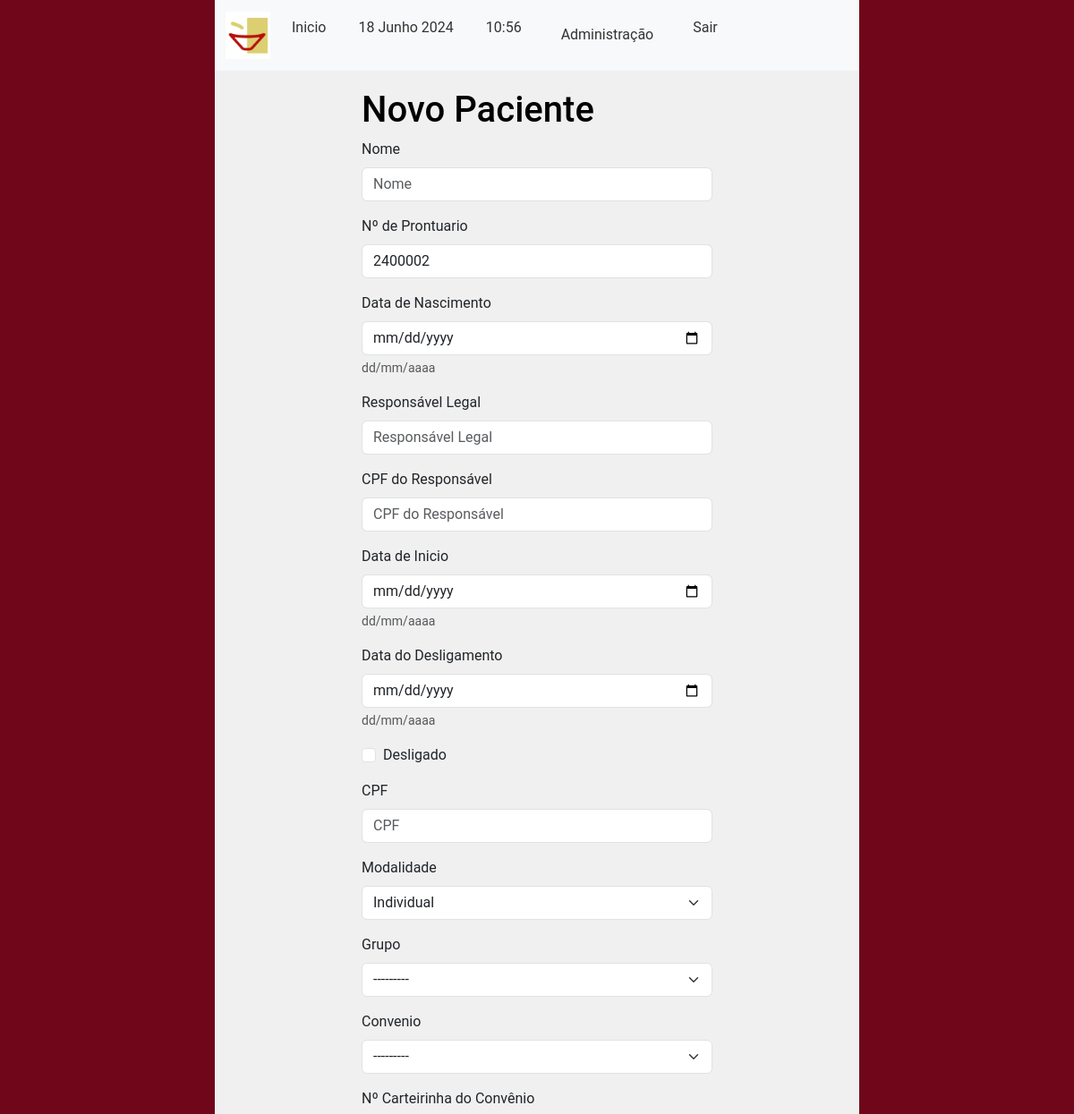
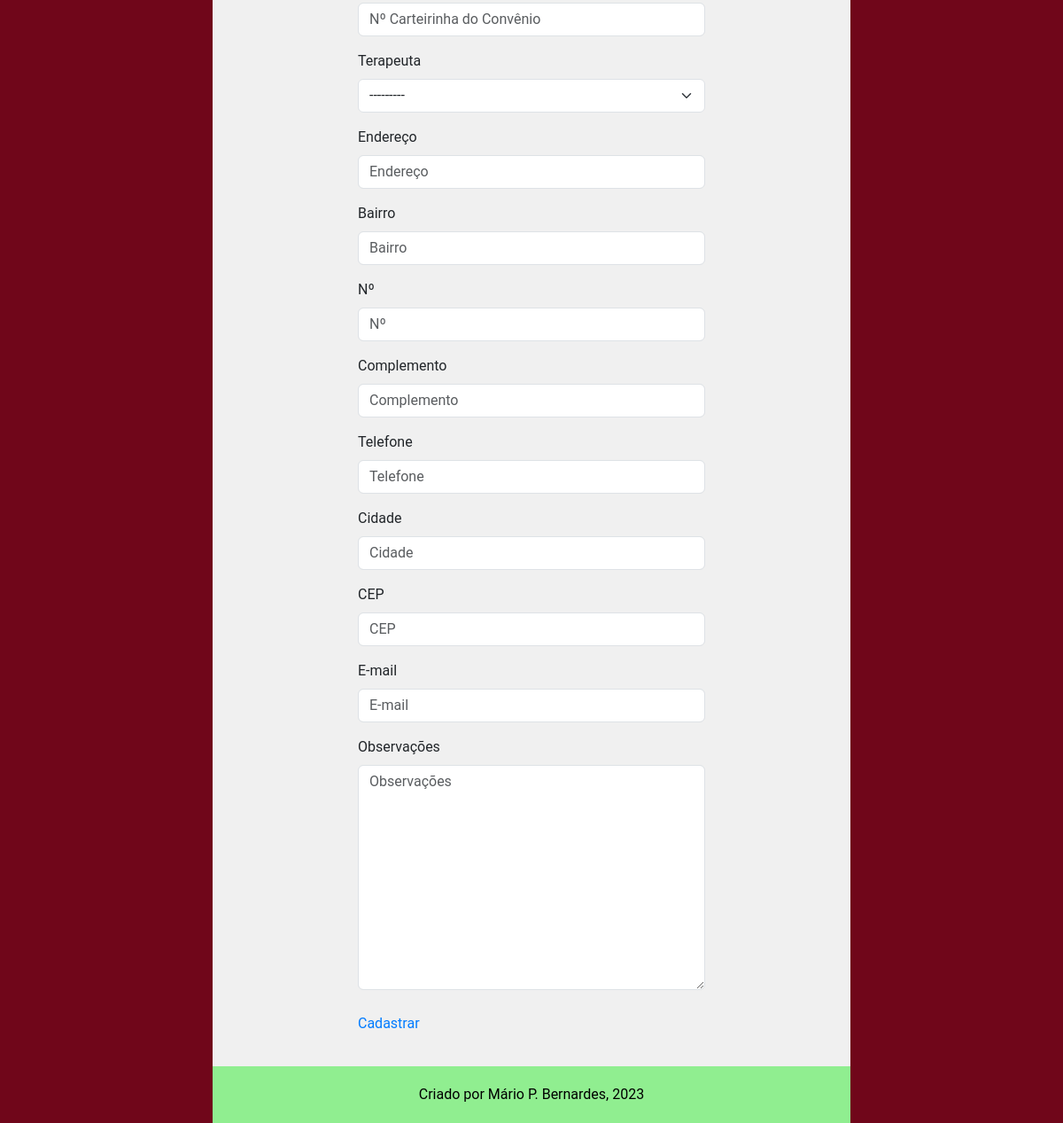
The app's page /main/novo/ (signed in) with its own data (2 pictures, top to bottom).
### main/models.py (models this page shows, shortened)
class ConveniosAceitos(models.Model):
    nome = models.CharField(verbose_name='Convênio', max_length=50, validators=[MinLengthValidator(limit_value=3)])
    cnpj_numero = models.CharField(verbose_name='CNPJ', max_length=14, blank=False, null=True,
                                   validators=[validate_numbers, MinLengthValidator(limit_value=14)])
    endereco_rua = models.CharField(verbose_name='Endereço', max_length=100, blank=False, null=True,
                                    validators=[MinLengthValidator(limit_value=10)])
    endereco_bairro = models.CharField(verbose_name='Bairro', max_length=50, blank=False, null=True,
                                       validators=[MinLengthValidator(limit_value=3)])
    endereco_numero = models.CharField(verbose_name='Número', max_length=7, blank=False, null=True,
                                       validators=[validate_numbers])
    endereco_complemento = models.CharField(verbose_name='Complemento', max_length=100, blank=False, null=True,
                                            validators=[MinLengthValidator(limit_value=4)])
    cidade = models.CharField(verbose_name='Cidade', max_length=20, blank=False, null=True,
                              validators=[validate_letters, MinLengthValidator(limit_value=3)])
    cep_numero = models.CharField(verbose_name='CEP', max_length=8, blank=False, null=True,
                                  validators=[validate_numbers, MinLengthValidator(limit_value=8)])
    responsavel_contato = models.CharField(verbose_name='Nome do Resposável', max_length=50, blank=False, null=True,
                                           validators=[validate_letters, MinLengthValidator(limit_value=3)])
    telefone_numero = models.CharField(verbose_name='Telefone', max_length=11, blank=False, null=True,
                                       validators=[validate_numbers, MinLengthValidator(limit_value=11)])
    email = models.EmailField(verbose_name='E-mail para Contato', blank=False, null=True, )
    observacoes = models.TextField(verbose_name='Observações', blank=True, null=True)
    objects = models.Manager()
    def __str__(self):
        return f'{self.nome}'
    class Meta:
        verbose_name = 'Convênio'
        verbose_name_plural = 'Convênios'
        permissions = [
            ('add_convenio', 'Adicionar Novo Convenio (Administrativos)')
        ]

class CadastroPacientes(models.Model):
    nome = models.CharField(verbose_name='Nome do Paciente', max_length=100,
                            validators=[validate_letters, MinLengthValidator(limit_value=5)])
    prontuario_numero = models.CharField(verbose_name='Nº de Prontuario', max_length=7,
                                         default=create_prontuario_numero,
                                         unique=True, validators=[validate_numbers, MinLengthValidator(limit_value=7)])
    nascimento = models.DateField(verbose_name='Data de Nascimento', help_text='dd/mm/aaaa',
                                  validators=[validate_date_past])
    responsavel_legal = models.CharField(verbose_name='Responsável Legal', max_length=100,
                                         null=True, blank=True, validators=[validate_letters,
                                                                            MinLengthValidator(limit_value=5)])
    cpf_responsavel_legal = models.CharField(verbose_name='CPF do Responsável', max_length=11, blank=True, null=True,
                                             validators=[validate_numbers, MinLengthValidator(limit_value=11)])
    data_inicio = models.DateField(verbose_name='Data de Inicio', help_text='dd/mm/aaaa', default=datetime.now)
    data_final = models.DateField(verbose_name='Data do Desligamento', help_text='dd/mm/aaaa', blank=True, null=True,
                                  validators=[validate_date_past])
    desligado = models.BooleanField(verbose_name='Desligado', help_text='Paciente desligado', default=False)
    cpf_numero = models.CharField(verbose_name='CPF', max_length=11, unique=True,
                                  help_text="CPF de menores consta na Certidão de Nascimento",
                                  validators=[validate_numbers, MinLengthValidator(limit_value=11)])
    MOD_CHOICES = (
        (0, 'Individual'),
        (1, 'Grupo'),
        (2, 'Casal'),
    )
    modalidade_atendimento = models.IntegerField(verbose_name='Modalidade', choices=MOD_CHOICES, default=0)
    grupo = models.ForeignKey(
        'CadastroGrupos',
        related_name='membros',
        on_delete=models.PROTECT,
        blank=True,
        null=True
    )
    convenio = models.ForeignKey(
        'ConveniosAceitos',
        related_name='pacientes',
        on_delete=models.PROTECT
    )
    carteirinha_convenio = models.CharField(verbose_name='Número do Convênio',
                                            max_length=50, blank=True, null=True,
                                            validators=[validate_numbers, MinLengthValidator(limit_value=7)])
    terapeuta = models.ForeignKey(
        'CadastroProfissionais',
        related_name='pacientes',
        on_delete=models.PROTECT
    )
    endereco_rua = models.CharField(verbose_name='Endereço', max_length=100,
                                    validators=[MinLengthValidator(limit_value=10)])
    endereco_bairro = models.CharField(verbose_name='Bairro', max_length=50,
                                       validators=[MinLengthValidator(limit_value=3)])
    endereco_numero = models.CharField(verbose_name='Número', max_length=7, validators=[validate_numbers])
    endereco_complemento = models.CharField(verbose_name='Complemento', max_length=100,
                                            validators=[MinLengthValidator(limit_value=4)])
    telefone_numero = models.CharField(verbose_name='Telefone', max_length=11,
                                       validators=[validate_numbers, MinLengthValidator(limit_value=11)])
    cidade = models.CharField(verbose_name='Cidade', max_length=100, validators=[validate_letters,
                                                                                 MinLengthValidator(limit_value=3)])
    cep_numero = models.CharField(verbose_name='CEP', max_length=8, validators=[validate_numbers,
                                                                                MinLengthValidator(limit_value=8)])
    email = models.EmailField(verbose_name='E-mail')
    observacoes = models.TextField(verbose_name='Observações', blank=True, null=True)
    objects = models.Manager()
    class Meta:
        verbose_name = 'Paciente'
        verbose_name_plural = 'Pacientes'
        ordering = ["nome"]
        permissions = [
            ('transfer_pac', 'Transferir Paciente (Terapeutas)'),
            ('deslig_pac', 'Desligar Paciente (Terapeutas)'),
            ('add_pac_group', 'Adicionar Paciente a Grupo (Terapeutas)'),
            ('remove_pac_from_group', 'Remover Paciente de um Grupo (Terapeutas)')
        ]

### main/views.py (the view, shortened to what this page needs)
@login_required(login_url="/accounts/login")
def cadastrar_paciente(request: HttpRequest):
    print("cadastrar paciente")
    if request.method != 'POST':
        return render_cadastro_paciente_form(request)

### main/views.py (called while the page is built)
def render_cadastro_paciente_form(request: HttpRequest, cadastro_form=None):
    if not cadastro_form:
        cadastro_form = CadastroPacienteForm()
    context = {
        'form': cadastro_form
    }
    return render(request, 'cadastramento_pac.html', context)

### main/templates/cadastramento_pac.html (shortened to what this page needs)
{% extends 'middleman1.html' %}
{% load bootstrap5 %}
{% load static%}
{% block content %}
<h1 class="text-body-emphasis">
    Novo Paciente
</h1>
{% if sucesso %}
<p class="alert alert-success">
    Paciente Cadastrado com sucesso!<br>
    <a href="{% url 'main:homepage' %}"> Voltar ao Inicio </a>
</p>
{% else %}
<form action="" method="POST" id="form" novalidate>
    <div class="form-group">
        {% bootstrap_form form %}
    </div>
    <button type="submit" class="btn btn-primary btn-block">
        Cadastrar
    </button>
</form>
{% endif %}
{% endblock %}

### main/static/main_style.css (style rules this page uses)
body { font-family: roboto; font-size: 16px; background-color: #f0f0f0; margin: 0; padding: 0; }
.btn-primary { background-color: transparent; color: #007bff; border: none; padding: 0; }

### main/templates/cadastramento_pac.html (style rules this page uses)
.form-group { display: flex; flex-direction: column; align-items: left; justify-content: space-between; margin-bottom: 10px; }

### records on screen
CadastroPacientes: prontuario_numero "2400002", modalidade_atendimento "Individual", grupo "---------", convenio "---------", terapeuta "---------"
